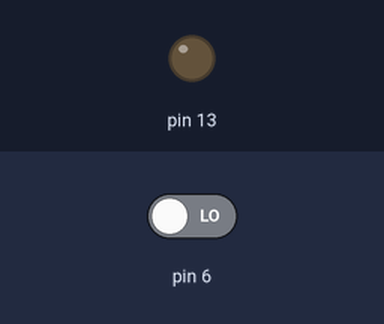
This sketch was run on a simulated Arduino Uno, built with avr-gcc and run on an emulated ATmega328P. Shown: output pins drawn as LEDs (lit = HIGH). Dashed ring = blinking. The test bench sets the inputs (shaded band); at power-on: pin 6 LOW.

Above: at 1.2 s.
1.3 s: pin 6 driven HIGH
At 1.5 s:
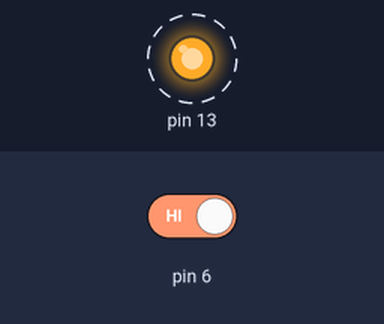
4.3 s: pin 6 driven LOW
At 4.3 s:
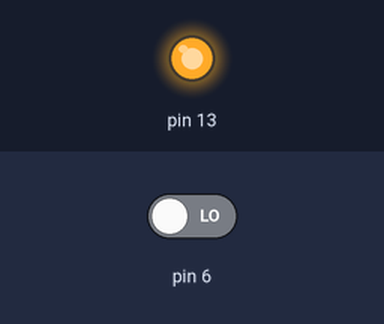
Timing chart, 0 to 7.3 s (numbered marks = the images above; inputs shaded):
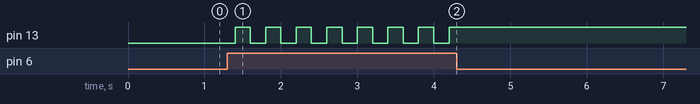

Measured:
- after the input at 1.3 s, pin 13: alternates HIGH for 0.20 s and LOW for 0.20 s, starting after 0.10 s
- after the input at 4.3 s, pin 13: stops changing and stays HIGH

The sketch:

led_state.ino
```cpp
int state=0;

void setup() {
 pinMode(13, OUTPUT);
 pinMode(6, INPUT);

}

void loop() {
if(digitalRead(6)==HIGH){
  if(state==0){
    state=1;
  }else if(state==1){
    state=0;
  }
}
if(state==1){
digitalWrite(13, HIGH);
}else if(state==0){
  digitalWrite(13, LOW);
}
delay(200);
}
```
